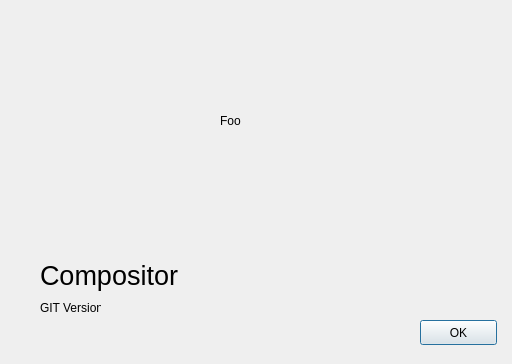
<?xml version="1.0" encoding="UTF-8"?>
<ui version="4.0">
 <class>DialogAbout</class>
 <widget class="QDialog" name="DialogAbout">
  <property name="geometry">
   <rect>
    <x>0</x>
    <y>0</y>
    <width>512</width>
    <height>364</height>
   </rect>
  </property>
  <property name="windowTitle">
   <string>Dialog</string>
  </property>
  <widget class="QLabel" name="labelStrawberry">
   <property name="geometry">
    <rect>
     <x>30</x>
     <y>20</y>
     <width>181</width>
     <height>211</height>
    </rect>
   </property>
   <property name="whatsThis">
    <string>Strawberry</string>
   </property>
   <property name="text">
    <string/>
   </property>
   <property name="pixmap">
    <pixmap resource="composer.qrc">:/misc/Resources/misc/strawberry.png</pixmap>
   </property>
   <property name="scaledContents">
    <bool>false</bool>
   </property>
  </widget>
  <widget class="QPushButton" name="okButton">
   <property name="geometry">
    <rect>
     <x>420</x>
     <y>320</y>
     <width>77</width>
     <height>25</height>
    </rect>
   </property>
   <property name="text">
    <string>OK</string>
   </property>
  </widget>
  <widget class="QLabel" name="labelCompositor">
   <property name="geometry">
    <rect>
     <x>40</x>
     <y>260</y>
     <width>171</width>
     <height>31</height>
    </rect>
   </property>
   <property name="font">
    <font>
     <pointsize>20</pointsize>
    </font>
   </property>
   <property name="text">
    <string>Compositor</string>
   </property>
  </widget>
  <widget class="QLabel" name="labelInfo">
   <property name="geometry">
    <rect>
     <x>220</x>
     <y>20</y>
     <width>271</width>
     <height>201</height>
    </rect>
   </property>
   <property name="text">
    <string>Foo</string>
   </property>
   <property name="scaledContents">
    <bool>false</bool>
   </property>
   <property name="alignment">
    <set>Qt::AlignLeading|Qt::AlignLeft|Qt::AlignVCenter</set>
   </property>
   <property name="wordWrap">
    <bool>false</bool>
   </property>
   <property name="indent">
    <number>-1</number>
   </property>
   <property name="openExternalLinks">
    <bool>true</bool>
   </property>
  </widget>
  <widget class="QLabel" name="labelGitVersion">
   <property name="geometry">
    <rect>
     <x>40</x>
     <y>300</y>
     <width>61</width>
     <height>16</height>
    </rect>
   </property>
   <property name="text">
    <string>GIT Version</string>
   </property>
  </widget>
 </widget>
 <resources>
  <include location="composer.qrc"/>
 </resources>
 <connections>
  <connection>
   <sender>okButton</sender>
   <signal>clicked()</signal>
   <receiver>DialogAbout</receiver>
   <slot>accept()</slot>
   <hints>
    <hint type="sourcelabel">
     <x>278</x>
     <y>253</y>
    </hint>
    <hint type="destinationlabel">
     <x>96</x>
     <y>254</y>
    </hint>
   </hints>
  </connection>
 </connections>
</ui>
